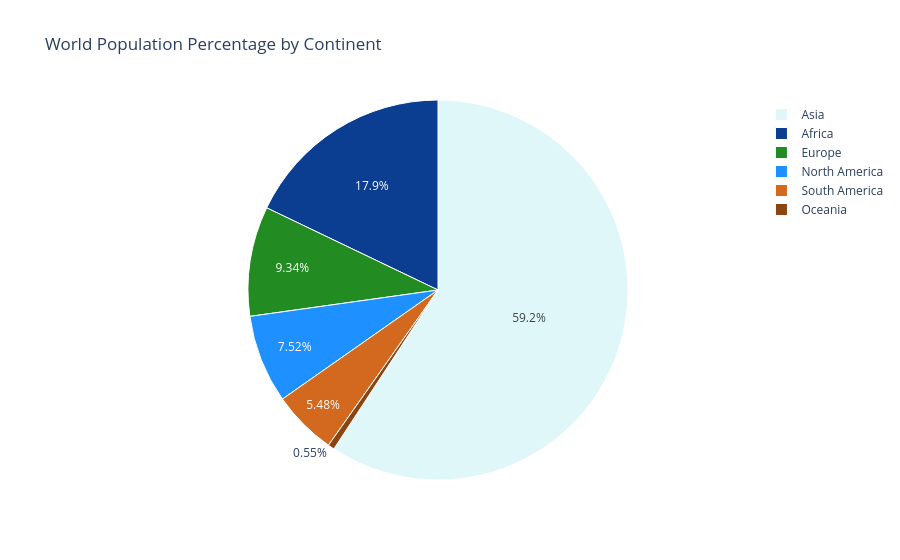

Notebook source saved alongside this figure:
### Markdown cell above
# World Population Percentage by Continent

### Code cell
continent_population_percentage = df.groupby('Continent')['World Population Percentage'].sum().reset_index()

fig = go.Figure(data=[go.Pie(
    labels=continent_population_percentage['Continent'],
    values=continent_population_percentage['World Population Percentage']
)])

fig.update_layout(
    title='World Population Percentage by Continent',
    template='plotly',
    paper_bgcolor='rgba(255,255,255,0)',
    plot_bgcolor='rgba(255,255,255,0)'
)

fig.update_traces(marker=dict(colors=custom_palette, 
                              line=dict(color='#FFFFFF', width=1)))

fig.show()

### Figure 1 — Plotly figure (JSON) as saved in the notebook; plotly's stock layout.template omitted (floating-point values rounded to 4 significant figures)
{"data": [{"labels": ["Africa", "Asia", "Europe", "North America", "Oceania", "South America"], "marker": {"colors": ["#0b3d91", "#e0f7fa", "#228b22", "#1e90ff", "#8B4513", "#D2691E", "#DAA520", "#556B2F"], "line": {"color": "#FFFFFF", "width": 1}}, "type": "pie", "values": [17.87, 59.19, 9.33, 7.51, 0.55, 5.48]}], "layout": {"paper_bgcolor": "rgba(255,255,255,0)", "plot_bgcolor": "rgba(255,255,255,0)", "title": {"text": "World Population Percentage by Continent"}}}
